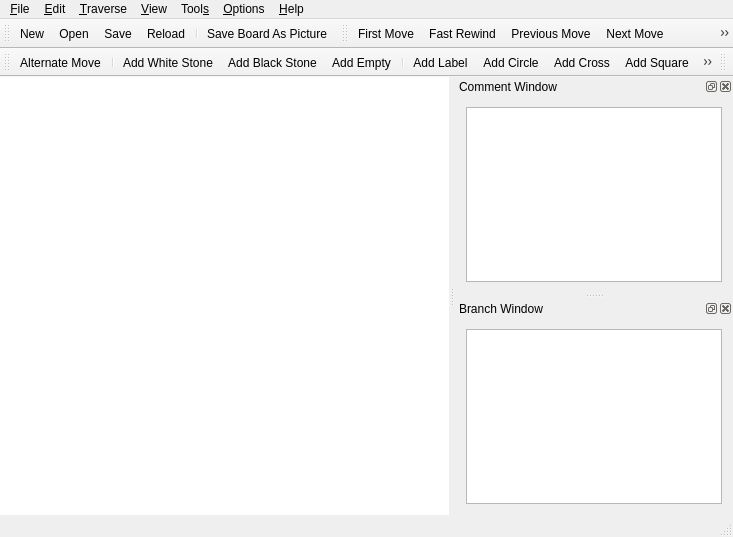
<?xml version="1.0" encoding="UTF-8"?>
<ui version="4.0">
 <class>MainWindow</class>
 <widget class="QMainWindow" name="MainWindow">
  <property name="geometry">
   <rect>
    <x>0</x>
    <y>0</y>
    <width>733</width>
    <height>537</height>
   </rect>
  </property>
  <property name="windowTitle">
   <string>mgo</string>
  </property>
  <property name="windowIcon">
   <iconset resource="resources.qrc">
    <normaloff>:/res/mgo.png</normaloff>:/res/mgo.png</iconset>
  </property>
  <widget class="QWidget" name="centralWidget">
   <property name="styleSheet">
    <string>background-color: rgb(255, 255, 255);</string>
   </property>
   <layout class="QHBoxLayout" name="horizontalLayout_3">
    <item>
     <widget class="BoardWidget" name="boardWidget" native="true">
      <property name="autoFillBackground">
       <bool>false</bool>
      </property>
      <property name="styleSheet">
       <string>background-color: rgb(255, 255, 255);
alternate-background-color: rgb(255, 255, 127);</string>
      </property>
     </widget>
    </item>
   </layout>
  </widget>
  <widget class="QMenuBar" name="menuBar">
   <property name="geometry">
    <rect>
     <x>0</x>
     <y>0</y>
     <width>733</width>
     <height>24</height>
    </rect>
   </property>
   <widget class="QMenu" name="menu_File">
    <property name="title">
     <string>&amp;File</string>
    </property>
    <addaction name="actionNew"/>
    <addaction name="actionOpen"/>
    <addaction name="actionReload"/>
    <addaction name="actionSave"/>
    <addaction name="actionSaveAs"/>
    <addaction name="actionSaveBoardAsPicture"/>
    <addaction name="separator"/>
    <addaction name="actionExit"/>
   </widget>
   <widget class="QMenu" name="menu_Edit">
    <property name="title">
     <string>&amp;Edit</string>
    </property>
    <widget class="QMenu" name="menuStone_Markers">
     <property name="title">
      <string>Stone &amp;&amp; Markers</string>
     </property>
     <addaction name="actionAlternateMove"/>
     <addaction name="separator"/>
     <addaction name="actionAddBlackStone"/>
     <addaction name="actionAddWhiteStone"/>
     <addaction name="actionAddEmpty"/>
     <addaction name="separator"/>
     <addaction name="actionAddLabel"/>
     <addaction name="actionAddCircle"/>
     <addaction name="actionAddCross"/>
     <addaction name="actionAddSquare"/>
     <addaction name="actionAddTriangle"/>
     <addaction name="actionDeleteMarker"/>
    </widget>
    <widget class="QMenu" name="menuEncoding">
     <property name="title">
      <string>Encoding</string>
     </property>
     <addaction name="actionEncodingUTF8"/>
     <addaction name="separator"/>
     <addaction name="actionISO8859_1"/>
     <addaction name="actionWindows_1252"/>
     <addaction name="separator"/>
     <addaction name="actionEncodingGB2312"/>
     <addaction name="actionEncodingBig5"/>
     <addaction name="separator"/>
     <addaction name="actionEncodingKorean"/>
     <addaction name="separator"/>
     <addaction name="actionEncodingEucJP"/>
     <addaction name="actionEncodingJIS"/>
     <addaction name="actionEncodingShiftJIS"/>
    </widget>
    <widget class="QMenu" name="menu_Annotation">
     <property name="title">
      <string>&amp;Annotation</string>
     </property>
     <addaction name="actionGoodMove"/>
     <addaction name="actionVeryGoodMove"/>
     <addaction name="actionBadMove"/>
     <addaction name="actionVeryBadMove"/>
     <addaction name="actionDoubtfulMove"/>
     <addaction name="actionInterestingMove"/>
     <addaction name="separator"/>
     <addaction name="actionEven"/>
     <addaction name="actionGoodForBlack"/>
     <addaction name="actionVeryGoodForBlack"/>
     <addaction name="actionGoodForWhite"/>
     <addaction name="actionVeryGoodForWhite"/>
     <addaction name="actionUnclear"/>
     <addaction name="separator"/>
     <addaction name="actionHotspot"/>
    </widget>
    <addaction name="actionUndo"/>
    <addaction name="actionRedo"/>
    <addaction name="separator"/>
    <addaction name="actionGameInformation"/>
    <addaction name="separator"/>
    <addaction name="actionDelete"/>
    <addaction name="actionPass"/>
    <addaction name="separator"/>
    <addaction name="menuStone_Markers"/>
    <addaction name="menu_Annotation"/>
    <addaction name="actionEditNodeName"/>
    <addaction name="separator"/>
    <addaction name="actionRotateSgfClockwise"/>
    <addaction name="actionFlipSgfHorizontally"/>
    <addaction name="actionFlipSgfVertically"/>
    <addaction name="separator"/>
    <addaction name="menuEncoding"/>
   </widget>
   <widget class="QMenu" name="menu_Trace">
    <property name="title">
     <string>&amp;Traverse</string>
    </property>
    <addaction name="actionFirstMove"/>
    <addaction name="actionFastRewind"/>
    <addaction name="actionPreviousMove"/>
    <addaction name="actionNextMove"/>
    <addaction name="actionFastForward"/>
    <addaction name="actionMoveLast"/>
    <addaction name="separator"/>
    <addaction name="actionBackToParent"/>
    <addaction name="actionPreviousBranch"/>
    <addaction name="actionNextBranch"/>
    <addaction name="separator"/>
    <addaction name="actionJumpToMoveNumber"/>
    <addaction name="actionJumpToClicked"/>
   </widget>
   <widget class="QMenu" name="menu_View">
    <property name="title">
     <string>&amp;View</string>
    </property>
    <widget class="QMenu" name="menuMoveNumber">
     <property name="title">
      <string>Move Number</string>
     </property>
     <property name="icon">
      <iconset resource="resources.qrc">
       <normaloff>:/res/showmovenumber.png</normaloff>:/res/showmovenumber.png</iconset>
     </property>
     <addaction name="actionShowMoveNumber"/>
     <addaction name="separator"/>
     <addaction name="actionNoMoveNumber"/>
     <addaction name="actionLast1Move"/>
     <addaction name="actionLast2Moves"/>
     <addaction name="actionLast5Moves"/>
     <addaction name="actionLast10Moves"/>
     <addaction name="actionLast20Moves"/>
     <addaction name="actionLast50Moves"/>
     <addaction name="actionAllMoves"/>
    </widget>
    <widget class="QMenu" name="menuToolbars">
     <property name="title">
      <string>Toolbars</string>
     </property>
     <addaction name="actionMainToolbar"/>
     <addaction name="actionEditToolbar"/>
     <addaction name="actionTraverseToolbar"/>
     <addaction name="actionOptionToolbar"/>
    </widget>
    <addaction name="menuMoveNumber"/>
    <addaction name="separator"/>
    <addaction name="actionShowCoordinates"/>
    <addaction name="actionShowMarker"/>
    <addaction name="actionShowBranchMoves"/>
    <addaction name="separator"/>
    <addaction name="actionCommentWindow"/>
    <addaction name="actionBranchWindow"/>
    <addaction name="menuToolbars"/>
   </widget>
   <widget class="QMenu" name="menuTool_s">
    <property name="title">
     <string>Tool&amp;s</string>
    </property>
   </widget>
   <widget class="QMenu" name="menu_Options">
    <property name="title">
     <string>&amp;Options</string>
    </property>
    <addaction name="action19x19Board"/>
    <addaction name="action13x13Board"/>
    <addaction name="action9x9Board"/>
    <addaction name="separator"/>
    <addaction name="actionPlaySound"/>
   </widget>
   <widget class="QMenu" name="menu_Help">
    <property name="title">
     <string>&amp;Help</string>
    </property>
    <addaction name="actionAbout"/>
    <addaction name="actionAboutQT"/>
   </widget>
   <addaction name="menu_File"/>
   <addaction name="menu_Edit"/>
   <addaction name="menu_Trace"/>
   <addaction name="menu_View"/>
   <addaction name="menuTool_s"/>
   <addaction name="menu_Options"/>
   <addaction name="menu_Help"/>
  </widget>
  <widget class="QToolBar" name="mainToolBar">
   <property name="iconSize">
    <size>
     <width>18</width>
     <height>18</height>
    </size>
   </property>
   <attribute name="toolBarArea">
    <enum>TopToolBarArea</enum>
   </attribute>
   <attribute name="toolBarBreak">
    <bool>false</bool>
   </attribute>
   <addaction name="actionNew"/>
   <addaction name="actionOpen"/>
   <addaction name="actionSave"/>
   <addaction name="actionReload"/>
   <addaction name="separator"/>
   <addaction name="actionSaveBoardAsPicture"/>
  </widget>
  <widget class="QStatusBar" name="statusBar"/>
  <widget class="QDockWidget" name="commentDockWidget">
   <property name="windowTitle">
    <string>Comment Window</string>
   </property>
   <attribute name="dockWidgetArea">
    <number>2</number>
   </attribute>
   <widget class="QWidget" name="commentDockWidgetContents">
    <layout class="QHBoxLayout" name="horizontalLayout">
     <item>
      <widget class="QPlainTextEdit" name="commentWidget"/>
     </item>
    </layout>
   </widget>
  </widget>
  <widget class="QDockWidget" name="branchDockWidget">
   <property name="windowTitle">
    <string>Branch Window</string>
   </property>
   <attribute name="dockWidgetArea">
    <number>2</number>
   </attribute>
   <widget class="QWidget" name="branchDockWidgetContents">
    <layout class="QGridLayout" name="gridLayout">
     <item row="0" column="0">
      <widget class="QTreeWidget" name="branchWidget">
       <property name="indentation">
        <number>15</number>
       </property>
       <property name="columnCount">
        <number>1</number>
       </property>
       <attribute name="headerVisible">
        <bool>false</bool>
       </attribute>
       <column>
        <property name="text">
         <string>1</string>
        </property>
       </column>
      </widget>
     </item>
    </layout>
   </widget>
  </widget>
  <widget class="QToolBar" name="traverseToolBar">
   <property name="windowTitle">
    <string>toolBar</string>
   </property>
   <property name="iconSize">
    <size>
     <width>18</width>
     <height>18</height>
    </size>
   </property>
   <attribute name="toolBarArea">
    <enum>TopToolBarArea</enum>
   </attribute>
   <attribute name="toolBarBreak">
    <bool>false</bool>
   </attribute>
   <addaction name="actionFirstMove"/>
   <addaction name="actionFastRewind"/>
   <addaction name="actionPreviousMove"/>
   <addaction name="actionNextMove"/>
   <addaction name="actionFastForward"/>
   <addaction name="actionMoveLast"/>
   <addaction name="separator"/>
   <addaction name="actionBackToParent"/>
   <addaction name="actionPreviousBranch"/>
   <addaction name="actionNextBranch"/>
   <addaction name="separator"/>
   <addaction name="actionJumpToMoveNumber"/>
   <addaction name="actionJumpToClicked"/>
  </widget>
  <widget class="QToolBar" name="editToolBar">
   <property name="windowTitle">
    <string>toolBar</string>
   </property>
   <property name="iconSize">
    <size>
     <width>18</width>
     <height>18</height>
    </size>
   </property>
   <attribute name="toolBarArea">
    <enum>TopToolBarArea</enum>
   </attribute>
   <attribute name="toolBarBreak">
    <bool>true</bool>
   </attribute>
   <addaction name="actionAlternateMove"/>
   <addaction name="separator"/>
   <addaction name="actionAddWhiteStone"/>
   <addaction name="actionAddBlackStone"/>
   <addaction name="actionAddEmpty"/>
   <addaction name="separator"/>
   <addaction name="actionAddLabel"/>
   <addaction name="actionAddCircle"/>
   <addaction name="actionAddCross"/>
   <addaction name="actionAddSquare"/>
   <addaction name="actionAddTriangle"/>
   <addaction name="actionDeleteMarker"/>
   <addaction name="separator"/>
   <addaction name="actionDelete"/>
   <addaction name="actionPass"/>
  </widget>
  <widget class="QToolBar" name="optionToolBar">
   <property name="windowTitle">
    <string>toolBar</string>
   </property>
   <property name="iconSize">
    <size>
     <width>18</width>
     <height>18</height>
    </size>
   </property>
   <attribute name="toolBarArea">
    <enum>TopToolBarArea</enum>
   </attribute>
   <attribute name="toolBarBreak">
    <bool>false</bool>
   </attribute>
  </widget>
  <action name="actionNew">
   <property name="icon">
    <iconset resource="resources.qrc">
     <normaloff>:/res/filenew.png</normaloff>:/res/filenew.png</iconset>
   </property>
   <property name="text">
    <string>&amp;New</string>
   </property>
   <property name="shortcut">
    <string>Ctrl+N</string>
   </property>
  </action>
  <action name="actionOpen">
   <property name="icon">
    <iconset resource="resources.qrc">
     <normaloff>:/res/fileopen.png</normaloff>:/res/fileopen.png</iconset>
   </property>
   <property name="text">
    <string>&amp;Open</string>
   </property>
   <property name="toolTip">
    <string>Open</string>
   </property>
   <property name="shortcut">
    <string>Ctrl+O</string>
   </property>
  </action>
  <action name="actionSave">
   <property name="icon">
    <iconset resource="resources.qrc">
     <normaloff>:/res/filesave.png</normaloff>:/res/filesave.png</iconset>
   </property>
   <property name="text">
    <string>&amp;Save</string>
   </property>
   <property name="shortcut">
    <string>Ctrl+D</string>
   </property>
  </action>
  <action name="actionSaveAs">
   <property name="text">
    <string>Save &amp;As...</string>
   </property>
  </action>
  <action name="actionExit">
   <property name="text">
    <string>E&amp;xit</string>
   </property>
  </action>
  <action name="actionCommentWindow">
   <property name="checkable">
    <bool>true</bool>
   </property>
   <property name="checked">
    <bool>true</bool>
   </property>
   <property name="text">
    <string>Comment Window</string>
   </property>
  </action>
  <action name="actionBranchWindow">
   <property name="checkable">
    <bool>true</bool>
   </property>
   <property name="checked">
    <bool>true</bool>
   </property>
   <property name="text">
    <string>Branch Window</string>
   </property>
  </action>
  <action name="actionEncodingUTF8">
   <property name="checkable">
    <bool>true</bool>
   </property>
   <property name="text">
    <string>UTF-8</string>
   </property>
  </action>
  <action name="actionEncodingShiftJIS">
   <property name="checkable">
    <bool>true</bool>
   </property>
   <property name="text">
    <string>Japanese (Shift_JIS)</string>
   </property>
  </action>
  <action name="actionEncodingKorean">
   <property name="checkable">
    <bool>true</bool>
   </property>
   <property name="text">
    <string>Korean (EUC-KR)</string>
   </property>
  </action>
  <action name="actionEncodingJIS">
   <property name="checkable">
    <bool>true</bool>
   </property>
   <property name="text">
    <string>Japanese (JIS)</string>
   </property>
  </action>
  <action name="actionEncodingEucJP">
   <property name="checkable">
    <bool>true</bool>
   </property>
   <property name="text">
    <string>Japanese (EUC)</string>
   </property>
  </action>
  <action name="actionISO8859_1">
   <property name="checkable">
    <bool>true</bool>
   </property>
   <property name="text">
    <string>ISO-8859-1</string>
   </property>
   <property name="toolTip">
    <string>ISO-8859-1</string>
   </property>
  </action>
  <action name="actionWindows_1252">
   <property name="checkable">
    <bool>true</bool>
   </property>
   <property name="text">
    <string>Windows-1252</string>
   </property>
  </action>
  <action name="actionSaveBoardAsPicture">
   <property name="icon">
    <iconset resource="resources.qrc">
     <normaloff>:/res/saveimage.png</normaloff>:/res/saveimage.png</iconset>
   </property>
   <property name="text">
    <string>Save &amp;Board As Picture</string>
   </property>
  </action>
  <action name="actionAbout">
   <property name="icon">
    <iconset resource="resources.qrc">
     <normaloff>:/res/mgo.png</normaloff>:/res/mgo.png</iconset>
   </property>
   <property name="text">
    <string>&amp;About...</string>
   </property>
  </action>
  <action name="actionUndo">
   <property name="text">
    <string>&amp;Undo</string>
   </property>
  </action>
  <action name="actionRedo">
   <property name="text">
    <string>&amp;Redo</string>
   </property>
  </action>
  <action name="actionGameInformation">
   <property name="text">
    <string>Game Information</string>
   </property>
  </action>
  <action name="actionDelete">
   <property name="icon">
    <iconset resource="resources.qrc">
     <normaloff>:/res/remove.png</normaloff>:/res/remove.png</iconset>
   </property>
   <property name="text">
    <string>&amp;Delete</string>
   </property>
  </action>
  <action name="actionPass">
   <property name="icon">
    <iconset resource="resources.qrc">
     <normaloff>:/res/pass.png</normaloff>:/res/pass.png</iconset>
   </property>
   <property name="text">
    <string>Pass</string>
   </property>
  </action>
  <action name="actionNoMoveNumber">
   <property name="checkable">
    <bool>true</bool>
   </property>
   <property name="checked">
    <bool>false</bool>
   </property>
   <property name="text">
    <string>No Move Number</string>
   </property>
  </action>
  <action name="actionLast1Move">
   <property name="checkable">
    <bool>true</bool>
   </property>
   <property name="text">
    <string>Last 1 Move</string>
   </property>
  </action>
  <action name="actionLast2Moves">
   <property name="checkable">
    <bool>true</bool>
   </property>
   <property name="text">
    <string>Last 2 Moves</string>
   </property>
  </action>
  <action name="actionLast5Moves">
   <property name="checkable">
    <bool>true</bool>
   </property>
   <property name="text">
    <string>Last 5 Moves</string>
   </property>
  </action>
  <action name="actionLast10Moves">
   <property name="checkable">
    <bool>true</bool>
   </property>
   <property name="text">
    <string>Last 10 Moves</string>
   </property>
  </action>
  <action name="actionLast20Moves">
   <property name="checkable">
    <bool>true</bool>
   </property>
   <property name="text">
    <string>Last 20 Moves</string>
   </property>
  </action>
  <action name="actionLast50Moves">
   <property name="checkable">
    <bool>true</bool>
   </property>
   <property name="text">
    <string>Last 50 Moves</string>
   </property>
  </action>
  <action name="actionAllMoves">
   <property name="checkable">
    <bool>true</bool>
   </property>
   <property name="text">
    <string>All Moves</string>
   </property>
  </action>
  <action name="actionAddLabel">
   <property name="checkable">
    <bool>true</bool>
   </property>
   <property name="icon">
    <iconset resource="resources.qrc">
     <normaloff>:/res/text.png</normaloff>:/res/text.png</iconset>
   </property>
   <property name="text">
    <string>Add Label</string>
   </property>
  </action>
  <action name="actionAddCircle">
   <property name="checkable">
    <bool>true</bool>
   </property>
   <property name="icon">
    <iconset resource="resources.qrc">
     <normaloff>:/res/circle.png</normaloff>:/res/circle.png</iconset>
   </property>
   <property name="text">
    <string>Add Circle</string>
   </property>
  </action>
  <action name="actionAddCross">
   <property name="checkable">
    <bool>true</bool>
   </property>
   <property name="icon">
    <iconset resource="resources.qrc">
     <normaloff>:/res/cross.png</normaloff>:/res/cross.png</iconset>
   </property>
   <property name="text">
    <string>Add Cross</string>
   </property>
  </action>
  <action name="actionAddSquare">
   <property name="checkable">
    <bool>true</bool>
   </property>
   <property name="icon">
    <iconset resource="resources.qrc">
     <normaloff>:/res/square.png</normaloff>:/res/square.png</iconset>
   </property>
   <property name="text">
    <string>Add Square</string>
   </property>
  </action>
  <action name="actionAddTriangle">
   <property name="checkable">
    <bool>true</bool>
   </property>
   <property name="icon">
    <iconset resource="resources.qrc">
     <normaloff>:/res/triangle.png</normaloff>:/res/triangle.png</iconset>
   </property>
   <property name="text">
    <string>Add Triangle</string>
   </property>
  </action>
  <action name="actionDeleteMarker">
   <property name="checkable">
    <bool>true</bool>
   </property>
   <property name="icon">
    <iconset resource="resources.qrc">
     <normaloff>:/res/rubbereraser.png</normaloff>:/res/rubbereraser.png</iconset>
   </property>
   <property name="text">
    <string>Delete Marker</string>
   </property>
  </action>
  <action name="actionAlternateMove">
   <property name="checkable">
    <bool>true</bool>
   </property>
   <property name="icon">
    <iconset resource="resources.qrc">
     <normaloff>:/res/mgo.png</normaloff>:/res/mgo.png</iconset>
   </property>
   <property name="text">
    <string>Alternate Move</string>
   </property>
  </action>
  <action name="actionAboutQT">
   <property name="icon">
    <iconset resource="resources.qrc">
     <normaloff>:/res/qt.png</normaloff>:/res/qt.png</iconset>
   </property>
   <property name="text">
    <string>About Qt...</string>
   </property>
  </action>
  <action name="actionEncodingGB2312">
   <property name="checkable">
    <bool>true</bool>
   </property>
   <property name="text">
    <string>Chinese Simplified (GB2312)</string>
   </property>
  </action>
  <action name="actionEncodingBig5">
   <property name="checkable">
    <bool>true</bool>
   </property>
   <property name="text">
    <string>Chinese Traditional (Big5)</string>
   </property>
  </action>
  <action name="actionAddBlackStone">
   <property name="checkable">
    <bool>true</bool>
   </property>
   <property name="icon">
    <iconset resource="resources.qrc">
     <normaloff>:/res/black_64.png</normaloff>:/res/black_64.png</iconset>
   </property>
   <property name="text">
    <string>Add Black Stone</string>
   </property>
  </action>
  <action name="actionAddWhiteStone">
   <property name="checkable">
    <bool>true</bool>
   </property>
   <property name="icon">
    <iconset resource="resources.qrc">
     <normaloff>:/res/white_64.png</normaloff>:/res/white_64.png</iconset>
   </property>
   <property name="text">
    <string>Add White Stone</string>
   </property>
  </action>
  <action name="actionAddEmpty">
   <property name="checkable">
    <bool>true</bool>
   </property>
   <property name="icon">
    <iconset resource="resources.qrc">
     <normaloff>:/res/empty.png</normaloff>:/res/empty.png</iconset>
   </property>
   <property name="text">
    <string>Add Empty</string>
   </property>
  </action>
  <action name="actionReload">
   <property name="icon">
    <iconset resource="resources.qrc">
     <normaloff>:/res/reload.png</normaloff>:/res/reload.png</iconset>
   </property>
   <property name="text">
    <string>&amp;Reload</string>
   </property>
  </action>
  <action name="actionGoodMove">
   <property name="checkable">
    <bool>true</bool>
   </property>
   <property name="text">
    <string>Good Move</string>
   </property>
  </action>
  <action name="actionVeryGoodMove">
   <property name="checkable">
    <bool>true</bool>
   </property>
   <property name="text">
    <string>Very Good Move</string>
   </property>
  </action>
  <action name="actionBadMove">
   <property name="checkable">
    <bool>true</bool>
   </property>
   <property name="text">
    <string>Bad Move</string>
   </property>
  </action>
  <action name="actionVeryBadMove">
   <property name="checkable">
    <bool>true</bool>
   </property>
   <property name="text">
    <string>Very Bad Move</string>
   </property>
  </action>
  <action name="actionDoubtfulMove">
   <property name="checkable">
    <bool>true</bool>
   </property>
   <property name="text">
    <string>Doubtful Move</string>
   </property>
  </action>
  <action name="actionEven">
   <property name="checkable">
    <bool>true</bool>
   </property>
   <property name="text">
    <string>Even</string>
   </property>
  </action>
  <action name="actionGoodForBlack">
   <property name="checkable">
    <bool>true</bool>
   </property>
   <property name="text">
    <string>Good for Black</string>
   </property>
  </action>
  <action name="actionVeryGoodForBlack">
   <property name="checkable">
    <bool>true</bool>
   </property>
   <property name="text">
    <string>Very Good for Black</string>
   </property>
  </action>
  <action name="actionGoodForWhite">
   <property name="checkable">
    <bool>true</bool>
   </property>
   <property name="text">
    <string>Good for White</string>
   </property>
  </action>
  <action name="actionVeryGoodForWhite">
   <property name="checkable">
    <bool>true</bool>
   </property>
   <property name="text">
    <string>Very Good for White</string>
   </property>
  </action>
  <action name="actionUnclear">
   <property name="checkable">
    <bool>true</bool>
   </property>
   <property name="text">
    <string>Unclear</string>
   </property>
  </action>
  <action name="actionHotspot">
   <property name="checkable">
    <bool>true</bool>
   </property>
   <property name="text">
    <string>Hotspot</string>
   </property>
  </action>
  <action name="actionEditNodeName">
   <property name="text">
    <string>Edit Node Name</string>
   </property>
  </action>
  <action name="actionInterestingMove">
   <property name="checkable">
    <bool>true</bool>
   </property>
   <property name="text">
    <string>Interesting Move</string>
   </property>
  </action>
  <action name="actionFirstMove">
   <property name="icon">
    <iconset resource="resources.qrc">
     <normaloff>:/res/firstmove.png</normaloff>:/res/firstmove.png</iconset>
   </property>
   <property name="text">
    <string>First Move</string>
   </property>
  </action>
  <action name="actionFastRewind">
   <property name="icon">
    <iconset resource="resources.qrc">
     <normaloff>:/res/fastrewind.png</normaloff>:/res/fastrewind.png</iconset>
   </property>
   <property name="text">
    <string>Fast Rewind</string>
   </property>
  </action>
  <action name="actionPreviousMove">
   <property name="icon">
    <iconset resource="resources.qrc">
     <normaloff>:/res/prevmove.png</normaloff>:/res/prevmove.png</iconset>
   </property>
   <property name="text">
    <string>Previous Move</string>
   </property>
  </action>
  <action name="actionNextMove">
   <property name="icon">
    <iconset resource="resources.qrc">
     <normaloff>:/res/nextmove.png</normaloff>:/res/nextmove.png</iconset>
   </property>
   <property name="text">
    <string>Next Move</string>
   </property>
  </action>
  <action name="actionFastForward">
   <property name="icon">
    <iconset resource="resources.qrc">
     <normaloff>:/res/fastforward.png</normaloff>:/res/fastforward.png</iconset>
   </property>
   <property name="text">
    <string>Fast Forward</string>
   </property>
  </action>
  <action name="actionMoveLast">
   <property name="icon">
    <iconset resource="resources.qrc">
     <normaloff>:/res/lastmove.png</normaloff>:/res/lastmove.png</iconset>
   </property>
   <property name="text">
    <string>Move Last</string>
   </property>
  </action>
  <action name="actionBackToParent">
   <property name="icon">
    <iconset resource="resources.qrc">
     <normaloff>:/res/backparent.png</normaloff>:/res/backparent.png</iconset>
   </property>
   <property name="text">
    <string>Back to Parent</string>
   </property>
  </action>
  <action name="actionPreviousBranch">
   <property name="icon">
    <iconset resource="resources.qrc">
     <normaloff>:/res/prevbranch.png</normaloff>:/res/prevbranch.png</iconset>
   </property>
   <property name="text">
    <string>Previous Branch</string>
   </property>
  </action>
  <action name="actionNextBranch">
   <property name="icon">
    <iconset resource="resources.qrc">
     <normaloff>:/res/nextbranch.png</normaloff>:/res/nextbranch.png</iconset>
   </property>
   <property name="text">
    <string>Next Branch</string>
   </property>
  </action>
  <action name="action19x19Board">
   <property name="text">
    <string>19 x 19 Board</string>
   </property>
  </action>
  <action name="action13x13Board">
   <property name="text">
    <string>13 x 13 Board</string>
   </property>
  </action>
  <action name="action9x9Board">
   <property name="text">
    <string>9 x 9 Board</string>
   </property>
  </action>
  <action name="actionMainToolbar">
   <property name="checkable">
    <bool>true</bool>
   </property>
   <property name="checked">
    <bool>true</bool>
   </property>
   <property name="text">
    <string>Main Toolbar</string>
   </property>
  </action>
  <action name="actionTraverseToolbar">
   <property name="checkable">
    <bool>true</bool>
   </property>
   <property name="checked">
    <bool>true</bool>
   </property>
   <property name="text">
    <string>Traverse Toolbar</string>
   </property>
  </action>
  <action name="actionShowMoveNumber">
   <property name="checkable">
    <bool>true</bool>
   </property>
   <property name="checked">
    <bool>true</bool>
   </property>
   <property name="icon">
    <iconset resource="resources.qrc">
     <normaloff>:/res/showmovenumber.png</normaloff>:/res/showmovenumber.png</iconset>
   </property>
   <property name="text">
    <string>Show Move Number</string>
   </property>
  </action>
  <action name="actionShowCoordinates">
   <property name="checkable">
    <bool>true</bool>
   </property>
   <property name="checked">
    <bool>true</bool>
   </property>
   <property name="text">
    <string>Show Coordinates</string>
   </property>
   <property name="toolTip">
    <string>Show Coordinates</string>
   </property>
  </action>
  <action name="actionShowMarker">
   <property name="checkable">
    <bool>true</bool>
   </property>
   <property name="checked">
    <bool>true</bool>
   </property>
   <property name="text">
    <string>Show Marker</string>
   </property>
  </action>
  <action name="actionShowBranchMoves">
   <property name="checkable">
    <bool>true</bool>
   </property>
   <property name="checked">
    <bool>true</bool>
   </property>
   <property name="text">
    <string>Show Branch Moves</string>
   </property>
  </action>
  <action name="actionEditToolbar">
   <property name="checkable">
    <bool>true</bool>
   </property>
   <property name="checked">
    <bool>true</bool>
   </property>
   <property name="text">
    <string>Edit Toolbar</string>
   </property>
  </action>
  <action name="actionOptionToolbar">
   <property name="checkable">
    <bool>true</bool>
   </property>
   <property name="checked">
    <bool>true</bool>
   </property>
   <property name="text">
    <string>Option Toolbar</string>
   </property>
  </action>
  <action name="actionRotateSgfClockwise">
   <property name="icon">
    <iconset resource="resources.qrc">
     <normaloff>:/res/rotateright.png</normaloff>:/res/rotateright.png</iconset>
   </property>
   <property name="text">
    <string>Rotate SGF Clockwise</string>
   </property>
  </action>
  <action name="actionFlipSgfHorizontally">
   <property name="icon">
    <iconset resource="resources.qrc">
     <normaloff>:/res/fliphorizontally.png</normaloff>:/res/fliphorizontally.png</iconset>
   </property>
   <property name="text">
    <string>Flip SGF Horizontally</string>
   </property>
  </action>
  <action name="actionFlipSgfVertically">
   <property name="icon">
    <iconset resource="resources.qrc">
     <normaloff>:/res/flipvertically.png</normaloff>:/res/flipvertically.png</iconset>
   </property>
   <property name="text">
    <string>Flip SGF Vertically</string>
   </property>
  </action>
  <action name="actionJumpToMoveNumber">
   <property name="icon">
    <iconset resource="resources.qrc">
     <normaloff>:/res/jumptonumber.png</normaloff>:/res/jumptonumber.png</iconset>
   </property>
   <property name="text">
    <string>Jump To Move Number</string>
   </property>
  </action>
  <action name="actionJumpToClicked">
   <property name="checkable">
    <bool>true</bool>
   </property>
   <property name="icon">
    <iconset resource="resources.qrc">
     <normaloff>:/res/jumptoclicked.png</normaloff>:/res/jumptoclicked.png</iconset>
   </property>
   <property name="text">
    <string>Jump To Clicked</string>
   </property>
  </action>
  <action name="actionPlaySound">
   <property name="checkable">
    <bool>true</bool>
   </property>
   <property name="checked">
    <bool>false</bool>
   </property>
   <property name="enabled">
    <bool>false</bool>
   </property>
   <property name="icon">
    <iconset resource="resources.qrc">
     <normaloff>:/res/sound.png</normaloff>:/res/sound.png</iconset>
   </property>
   <property name="text">
    <string>Play Sound</string>
   </property>
  </action>
 </widget>
 <layoutdefault spacing="6" margin="11"/>
 <customwidgets>
  <customwidget>
   <class>BoardWidget</class>
   <extends>QWidget</extends>
   <header>boardwidget.h</header>
   <container>1</container>
  </customwidget>
 </customwidgets>
 <resources>
  <include location="resources.qrc"/>
 </resources>
 <connections/>
</ui>
